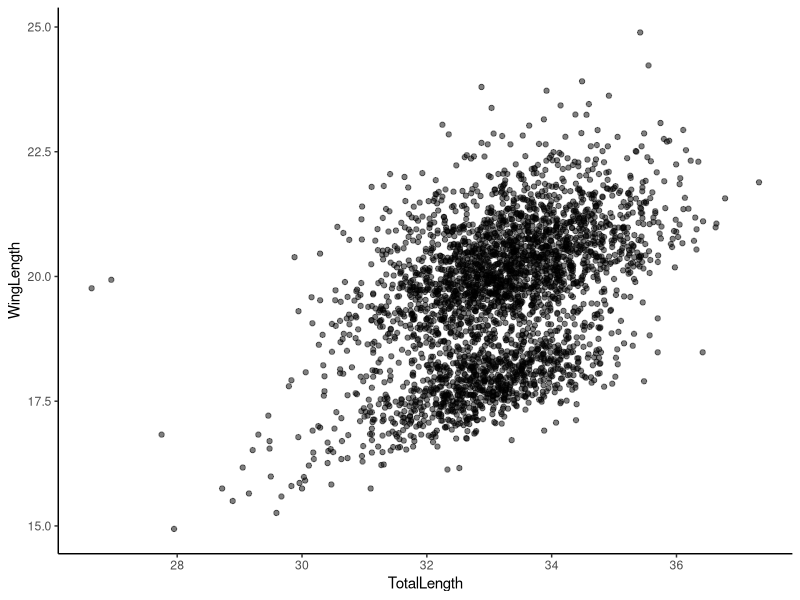
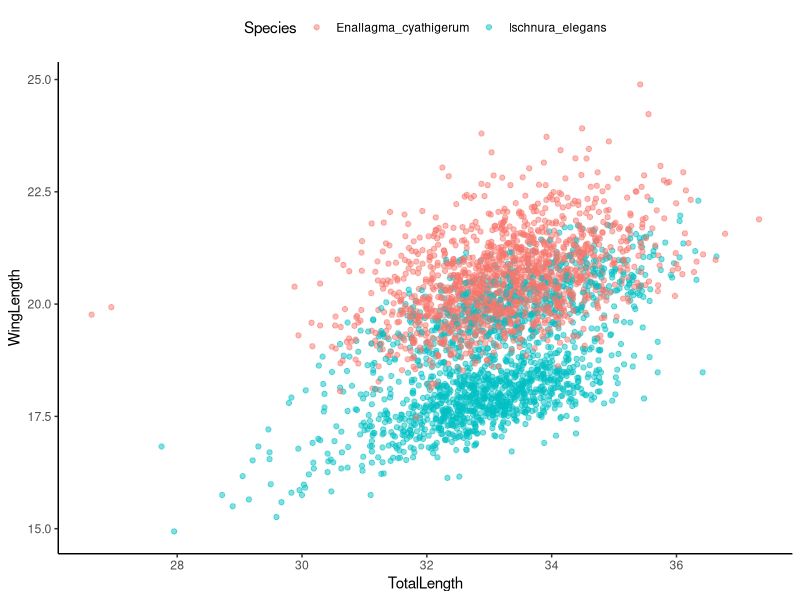
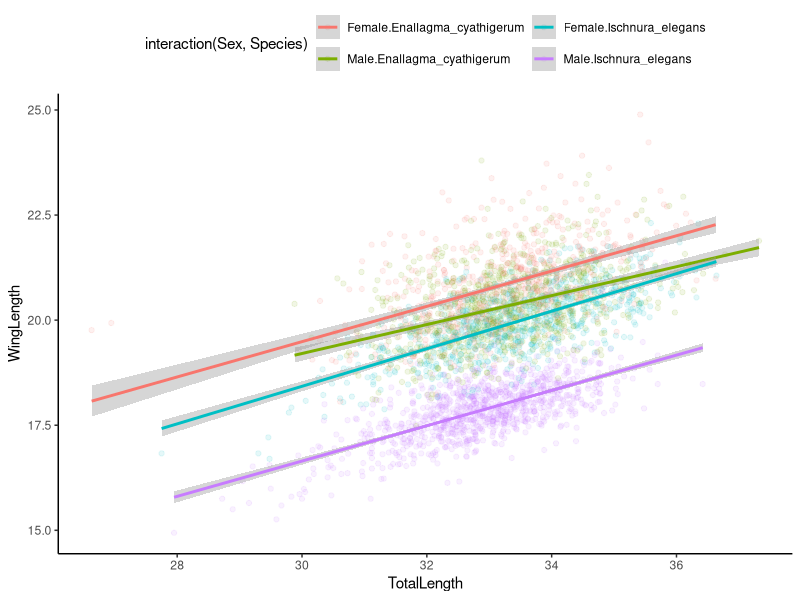
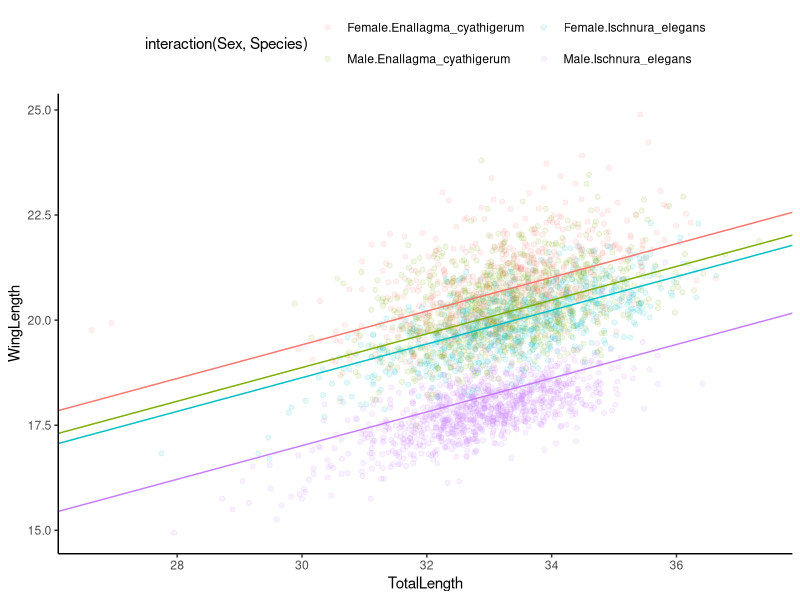

Generate these figures, in order, with R:
# in this example data, we will explore the relationship between wing length and total body length in two species of damselflies: Ischnura elegans and Enallagma cyathigerum. The data has been collected from 20 locations across 2 years for Ischnura, and 13 populations from 1 year (2021)

#The goal of this code is to illustrate how the random effect works. We run a model without a random effect, then with 1 random effect (Locale), then finally with 2 random effects that are nested to one another (Locale and Year)

# setwd("~/Dropbox/Teaching/BIOS15/2025/example code and data")

library(dplyr)
library(lme4)
library(lmerTest)
library(ggplot2)

library(here)

damsel_data <- read.csv(here("Exercises", "MixedModels", "Data", "damselfly_averages.csv"))

#Wing-body allometry

ggplot(data = damsel_data, aes(x = TotalLength, y = WingLength))+
	geom_point(alpha = 0.5)+
	theme_classic()

ggplot(data = damsel_data, aes(x = TotalLength, y = WingLength, color = Species))+
	geom_point(alpha = 0.5)+
	theme_classic()+
	theme(legend.position = "top")

ggplot(data = damsel_data, aes(x = TotalLength, y = WingLength, color = interaction(Sex, Species)))+
	geom_point(alpha = 0.1)+
	geom_smooth(method = "lm")+
	theme_classic()+
	theme(legend.position = "top")+
	guides(color=guide_legend(ncol=2))

#It seems that sex and species are important variable affecting the allometric intercepts, which indicate wing length for a given total body length. Now we want to construct a random mixed effect model aiming to estiamte allometric slopes and intercepts, controlling for the effect of year and locale

model_lm <- lm(WingLength ~ TotalLength*Sex*Species, data = damsel_data)
summary(model_lm)

model_lm2 <- lm(WingLength ~ TotalLength + Sex*Species, data = damsel_data)

summary(model_lm2)

# Evaluate the total length
model_Locale <- lmer(WingLength ~ TotalLength + Sex*Species + (1|Locale), data = damsel_data)

# About 5% variation coming from location
summary(model_Locale)

# interested in the wing length body length relationship. Year is a nested random effect
# (every year we go to the same locations to sample). No interaction between wing length and total length,
# interaction between sex and species
# All slopes are the same, but we have different intercepts
model_LocaleYear <- lmer(WingLength ~ TotalLength + Sex*Species + (1|Year/Locale), data = damsel_data)

# See the "Random effects" section of the summary
summary(model_LocaleYear)

model_LocaleYear2 <- lmer(WingLength ~ TotalLength + Sex*Species + (1|Year/Locale), data = damsel_data)

summary(model_LocaleYear2)
coef(summary(model_LocaleYear2))

ggplot(data = damsel_data, aes(x = TotalLength, y = WingLength, color = interaction(Sex, Species)))+
	geom_point(alpha = 0.1)+
 	geom_abline(intercept = coef(summary(model_LocaleYear2))[1,1], slope = coef(summary(model_LocaleYear2))[2,1], lty = 1, color = scales::hue_pal()(4)[1])+#female Enallagma
 	 	geom_abline(intercept = coef(summary(model_LocaleYear2))[1,1]+coef(summary(model_LocaleYear2))[3,1], slope = coef(summary(model_LocaleYear2))[2,1], lty = 1, color = scales::hue_pal()(4)[2])+#male Enallagma
 	 	geom_abline(intercept = coef(summary(model_LocaleYear2))[1,1]+coef(summary(model_LocaleYear2))[4,1], slope = coef(summary(model_LocaleYear2))[2,1], lty = 1, color = scales::hue_pal()(4)[3])+#female Ischnura
 	 	geom_abline(intercept = coef(summary(model_LocaleYear2))[1,1]+coef(summary(model_LocaleYear2))[3,1]+coef(summary(model_LocaleYear2))[5,1]+coef(summary(model_LocaleYear2))[3,1], slope = coef(summary(model_LocaleYear2))[2,1], lty = 1, color = scales::hue_pal()(4)[4])+#male Ischnura
	theme_classic()+
	#geom_smooth(method = "lm")+
	theme(legend.position = "top")+
	guides(color=guide_legend(ncol=2))
